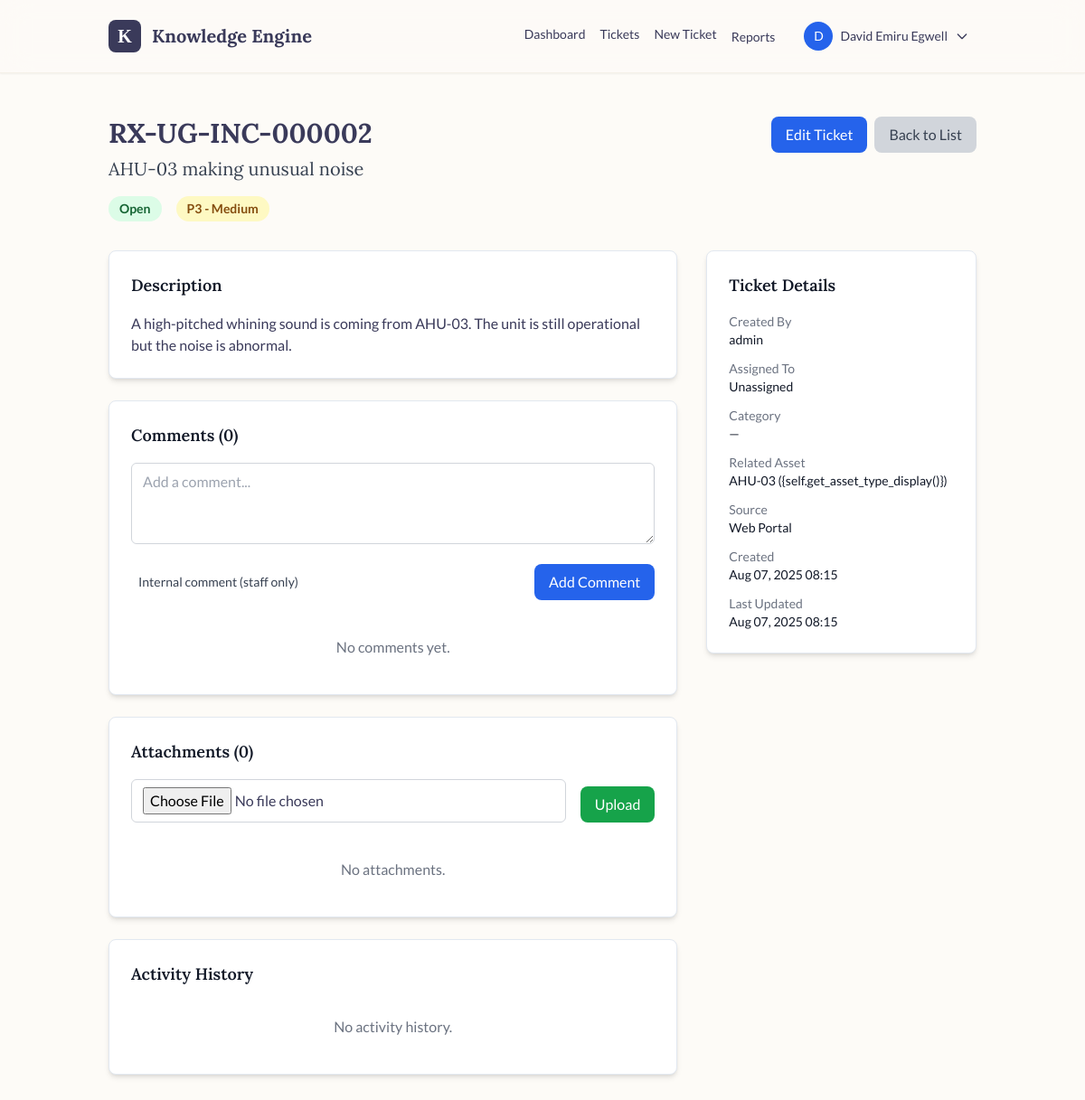
/tickets/2/ (signed in), run on an earlier commit of the app's database.
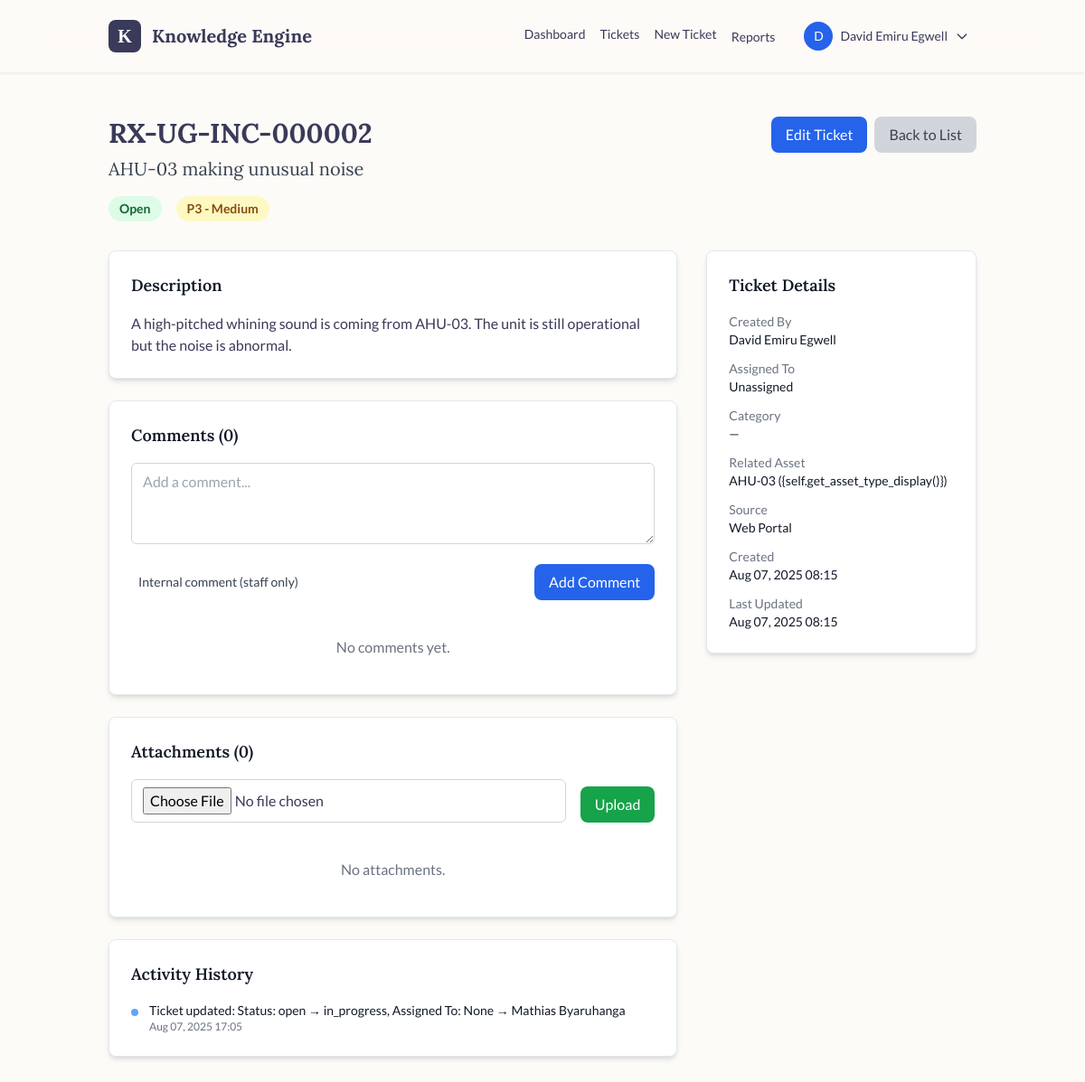
And on a later commit of the database.
### tickets/models.py (models this page shows, shortened)
class Ticket(models.Model):
    STATUS_CHOICES = [
        ('open', 'Open'),
        ('in_progress', 'In Progress'),
        ('pending', 'Pending'),
        ('resolved', 'Resolved'),
        ('closed', 'Closed'),
        ('cancelled', 'Cancelled')
    ]
    PRIORITY_CHOICES = [('p1', 'P1 - Critical'), ('p2', 'P2 - High'), ('p3', 'P3 - Medium'), ('p4', 'P4 - Low')]
    SOURCE_CHOICES = [
        ('web', 'Web Portal'),
        ('email', 'Email'),
        ('phone', 'Phone'),
        ('walk_in', 'Walk-in'),
        ('system', 'System Generated')
    ]
    ticket_id = models.CharField(max_length=20, unique=True, default=get_next_ticket_id)
    title = models.CharField(max_length=255)
    description = models.TextField()
    category = models.ForeignKey(TicketCategory, on_delete=models.SET_NULL, null=True, blank=True)
    subcategory = models.ForeignKey(TicketSubcategory, on_delete=models.SET_NULL, null=True, blank=True)
    asset = models.ForeignKey(Asset, on_delete=models.SET_NULL, null=True, blank=True)
    status = models.CharField(max_length=20, choices=STATUS_CHOICES, default='open')
    priority = models.CharField(max_length=10, choices=PRIORITY_CHOICES, default='p3')
    source = models.CharField(max_length=20, choices=SOURCE_CHOICES, default='web')
    sla = models.ForeignKey(SLA, on_delete=models.SET_NULL, null=True, blank=True)
    created_by = models.ForeignKey(settings.AUTH_USER_MODEL, on_delete=models.CASCADE, related_name='created_tickets')
    assigned_to = models.ForeignKey(settings.AUTH_USER_MODEL, on_delete=models.SET_NULL, null=True, blank=True, related_name='assigned_tickets')
    created_at = models.DateTimeField(auto_now_add=True)
    updated_at = models.DateTimeField(auto_now=True)
    first_response_at = models.DateTimeField(null=True, blank=True)
    resolved_at = models.DateTimeField(null=True, blank=True)
    closed_at = models.DateTimeField(null=True, blank=True)
    resolution_notes = models.TextField(blank=True)
    estimated_hours = models.DecimalField(max_digits=6, decimal_places=2, null=True, blank=True)
    actual_hours = models.DecimalField(max_digits=6, decimal_places=2, null=True, blank=True)
    contact_name = models.CharField(max_length=100, blank=True)
    contact_email = models.EmailField(blank=True)
    contact_phone = models.CharField(max_length=20, blank=True)
    class Meta:
        ordering = ['-created_at']
        indexes = [
            models.Index(fields=['status', 'priority']),
            models.Index(fields=['assigned_to', 'status']),
            models.Index(fields=['created_at']),
        ]
    @property
    def is_overdue(self):
        if not self.sla or self.status in ['resolved', 'closed', 'cancelled']:
            return False

class User(AbstractUser):
    ROLE_CHOICES = (
        ('technician', 'Facilities Technician'),
        ('engineer', 'Facilities Engineer'),
        ('manager', 'Facilities Manager'),
        ('bms', 'BMS/Control Centre Staff'),
        ('admin', 'System Administrator'),
    )
    role = models.CharField(max_length=20, choices=ROLE_CHOICES, default='technician')
    phone = models.CharField(max_length=20, blank=True)
    department = models.CharField(max_length=100, blank=True)
    def get_full_name(self):
        return f"{self.first_name} {self.last_name}".strip() or self.username

class Asset(models.Model):
    ASSET_TYPES = [
        ('genset', 'Generator Set'), ('ahu', 'Air Handling Unit'),
        ('iac', 'In-Row Air Conditioner'), ('battery', 'Battery Bank'),
        ('grp_tank', 'GRP Tank'), ('pump', 'Pump'), ('ro_plant', 'RO Plant'),
        ('fire_suppression', 'Fire Suppression System'), ('other', 'Other'),
    ]
    name = models.CharField(max_length=200)
    asset_type = models.CharField(max_length=50, choices=ASSET_TYPES)
    location = models.CharField(max_length=200, help_text="e.g., Data Hall 1, Roof Level")
    serial_number = models.CharField(max_length=100, unique=True, blank=True, null=True)
    last_maintenance_date = models.DateField(blank=True, null=True)
    def __str__(self):
        return f"{self.name} ({{self.get_asset_type_display()}})"

class TicketHistory(models.Model):
    ACTION_CHOICES = [
        ('created', 'Ticket Created'),
        ('updated', 'Ticket Updated'),
        ('assigned', 'Ticket Assigned'),
        ('status_changed', 'Status Changed'),
        ('priority_changed', 'Priority Changed'),
        ('comment_added', 'Comment Added'),
        ('attachment_added', 'Attachment Added'),
        ('resolved', 'Ticket Resolved'),
        ('closed', 'Ticket Closed'),
        ('reopened', 'Ticket Reopened'),
    ]
    ticket = models.ForeignKey(Ticket, on_delete=models.CASCADE, related_name='history')
    action = models.CharField(max_length=20, choices=ACTION_CHOICES)
    description = models.TextField()
    user = models.ForeignKey(settings.AUTH_USER_MODEL, on_delete=models.SET_NULL, null=True)
    timestamp = models.DateTimeField(auto_now_add=True)
    old_value = models.TextField(blank=True)
    new_value = models.TextField(blank=True)
    class Meta:
        ordering = ['-timestamp']
        verbose_name_plural = 'Ticket History'

### tickets/views.py (the view)
# urls.py: path('tickets/<int:pk>/', TicketDetailView.as_view(), name='detail'),
class TicketDetailView(LoginRequiredMixin, DetailView):
    model = Ticket
    template_name = 'tickets/ticket_detail.html'
    context_object_name = 'ticket'
    def get_context_data(self, **kwargs):
        context = super().get_context_data(**kwargs)
        context['comment_form'] = TicketCommentForm()
        context['attachment_form'] = TicketAttachmentForm()
        context['comments'] = self.object.comments.all()
        context['attachments'] = self.object.attachments.all()
        context['history'] = self.object.history.all()[:20]
        return context

### tickets/forms.py
class TicketCommentForm(forms.ModelForm):
    class Meta:
        model = TicketComment
        fields = ['content']
        widgets = {
            'content': forms.Textarea(attrs={
                'rows': 3,
                'placeholder': 'Add a comment...',
                'class': 'w-full px-3 py-2 border border-gray-300 rounded-md focus:outline-none focus:ring-2 focus:ring-blue-500'
            })
        }

class TicketAttachmentForm(forms.ModelForm):
    class Meta:
        model = TicketAttachment
        fields = ['file']
        widgets = {
            'file': forms.FileInput(attrs={
                'class': 'w-full px-3 py-2 border border-gray-300 rounded-md focus:outline-none focus:ring-2 focus:ring-blue-500'
            })
        }

### core/context_processors.py (called while the page is built)
def auth_enabled(request):
    return {'user_o365_auth_enabled': getattr(settings, 'USER_O365_AUTH_ENABLED', False)}

### tickets/templates/tickets/ticket_detail.html (shortened to what the changed rows need)
{% extends 'tickets/base.html' %}
{% block content %}
<div class="mb-8">
    <div class="flex justify-between items-start">
        <div>
            <h1 class="text-3xl font-bold text-[#3A3A5A] mb-2">{{ ticket.ticket_id }}</h1>
            <h2 class="text-xl text-gray-700 mb-4">{{ ticket.title }}</h2>
            <div class="flex items-center space-x-4">
                <span class="inline-flex px-3 py-1 text-sm font-semibold rounded-full
                    {% if ticket.status == 'open' %}bg-green-100 text-green-800
                    {% elif ticket.status == 'in_progress' %}bg-yellow-100 text-yellow-800
                    {% elif ticket.status == 'pending' %}bg-purple-100 text-purple-800
                    {% elif ticket.status == 'resolved' %}bg-blue-100 text-blue-800
                    {% elif ticket.status == 'closed' %}bg-gray-100 text-gray-800
                    {% else %}bg-red-100 text-red-800{% endif %}">
                    {{ ticket.get_status_display }}
                </span>
                <span class="inline-flex px-3 py-1 text-sm font-semibold rounded-full
                    {% if ticket.priority == 'p1' %}bg-red-100 text-red-800
                    {% elif ticket.priority == 'p2' %}bg-orange-100 text-orange-800
                    {% elif ticket.priority == 'p3' %}bg-yellow-100 text-yellow-800
                    {% else %}bg-blue-100 text-blue-800{% endif %}">
                    {{ ticket.get_priority_display }}
                </span>
            </div>
        </div>
    </div>
</div>
<div class="grid grid-cols-1 lg:grid-cols-3 gap-8">
    <div class="lg:col-span-2 space-y-6">
        <div class="bg-white p-6 rounded-lg shadow-md border border-slate-200">
            <div class="prose max-w-none">
                {{ ticket.description|linebreaks }}
            </div>
        </div>
        <div class="bg-white p-6 rounded-lg shadow-md border border-slate-200">
            <h3 class="text-lg font-semibold text-gray-900 mb-4">Comments ({{ comments.count }})</h3>
            <form method="post" action="{% url 'tickets:add_comment' ticket.id %}" class="mb-6">
                <div class="mb-4">
                </div>
                <div class="flex items-center justify-between">
                </div>
            </form>
            <div class="space-y-4">
                {% for comment in comments %}
                <div class="border-l-4 {% if comment.is_internal %}border-yellow-400 bg-yellow-50{% else %}border-blue-400 bg-blue-50{% endif %} p-4 rounded-r-lg">
                    <div class="flex justify-between items-start mb-2">
                        <div class="flex items-center space-x-2">
                            <span class="font-medium text-gray-900">{{ comment.author.get_full_name }}</span>
                            {% if comment.is_internal %}
                                <span class="inline-flex px-2 py-1 text-xs font-semibold rounded-full bg-yellow-100 text-yellow-800">
                                    Internal
                                </span>
                            {% endif %}
                        </div>
                        <span class="text-sm text-gray-500">{{ comment.created_at|date:"M d, Y H:i" }}</span>
                    </div>
                    <div class="text-gray-700">
                        {{ comment.content|linebreaks }}
                    </div>
                </div>
                {% empty %}
                <p class="text-gray-500 text-center py-4">No comments yet.</p>
                {% endfor %}
            </div>
        </div>
        <div class="bg-white p-6 rounded-lg shadow-md border border-slate-200">
            <h3 class="text-lg font-semibold text-gray-900 mb-4">Attachments ({{ attachments.count }})</h3>
            <form method="post" action="{% url 'tickets:add_attachment' ticket.id %}" enctype="multipart/form-data" class="mb-6">
                <div class="flex items-end space-x-4">
                </div>
            </form>
            <div class="space-y-2">
                {% for attachment in attachments %}
                <div class="flex items-center justify-between p-3 bg-gray-50 rounded-lg">
                    <div class="flex items-center space-x-3">
                        <svg class="w-5 h-5 text-gray-400" fill="none" stroke="currentColor" viewBox="0 0 24 24">
                            <path stroke-linecap="round" stroke-linejoin="round" stroke-width="2" d="M15.172 7l-6.586 6.586a2 2 0 102.828 2.828l6.414-6.586a4 4 0 00-5.656-5.656l-6.415 6.585a6 6 0 108.486 8.486L20.5 13"></path>
                        </svg>
                        <div>
                            <div class="text-sm font-medium text-gray-900">{{ attachment.filename }}</div>
                            <div class="text-xs text-gray-500">{{ attachment.file_size_human }} • {{ attachment.uploaded_at|date:"M d, Y" }}</div>
                        </div>
                    </div>
                    <a href="{{ attachment.file.url }}" target="_blank" class="text-blue-600 hover:text-blue-800 text-sm font-medium">
                        Download
                    </a>
                </div>
                {% empty %}
                <p class="text-gray-500 text-center py-4">No attachments.</p>
                {% endfor %}
            </div>
        </div>
        <div class="bg-white p-6 rounded-lg shadow-md border border-slate-200">
            <div class="space-y-3">
                {% for entry in history %}
                <div class="flex items-start space-x-3">
                    <div class="flex-shrink-0 w-2 h-2 bg-blue-400 rounded-full mt-2"></div>
                    <div class="flex-1">
                        <div class="text-sm text-gray-900">{{ entry.description }}</div>
                        <div class="text-xs text-gray-500">{{ entry.timestamp|date:"M d, Y H:i" }}</div>
                    </div>
                </div>
                {% empty %}
                <p class="text-gray-500 text-center py-4">No activity history.</p>
                {% endfor %}
            </div>
        </div>
    </div>
    <div class="space-y-6">
        <div class="bg-white p-6 rounded-lg shadow-md border border-slate-200">
            <dl class="space-y-3">
                <div>
                    <dt class="text-sm font-medium text-gray-500">Created By</dt>
                    <dd class="text-sm text-gray-900">{{ ticket.created_by.get_full_name }}</dd>
                </div>
                <div>
                    <dt class="text-sm font-medium text-gray-500">Assigned To</dt>
                    <dd class="text-sm text-gray-900">{{ ticket.assigned_to.get_full_name|default:"Unassigned" }}</dd>
                </div>
                <div>
                    <dt class="text-sm font-medium text-gray-500">Category</dt>
                    <dd class="text-sm text-gray-900">{{ ticket.category|default:"—" }}</dd>
                </div>
                {% if ticket.asset %}
                <div>
                    <dt class="text-sm font-medium text-gray-500">Related Asset</dt>
                    <dd class="text-sm text-gray-900">{{ ticket.asset }}</dd>
                </div>
                {% endif %}
                <div>
                    <dt class="text-sm font-medium text-gray-500">Source</dt>
                    <dd class="text-sm text-gray-900">{{ ticket.get_source_display }}</dd>
                </div>
                <div>
                    <dt class="text-sm font-medium text-gray-500">Created</dt>
                    <dd class="text-sm text-gray-900">{{ ticket.created_at|date:"M d, Y H:i" }}</dd>
                </div>
                <div>
                    <dt class="text-sm font-medium text-gray-500">Last Updated</dt>
                    <dd class="text-sm text-gray-900">{{ ticket.updated_at|date:"M d, Y H:i" }}</dd>
                </div>
            </dl>
        </div>
    </div>
</div>
{% endblock %}

What changed in the data, as far as the page shows it:
changed through a linked row, Ticket "RX-UG-INC-000002": created_by.get_full_name "admin" → "David Emiru Egwell"
added TicketHistory: description "Ticket updated: Status: open → in_progress, Assigned To: None → Mathias Byaruhanga", timestamp "Aug 07, 2025 17:05"
Also different on the page:
text no longer shown: "No activity history."
